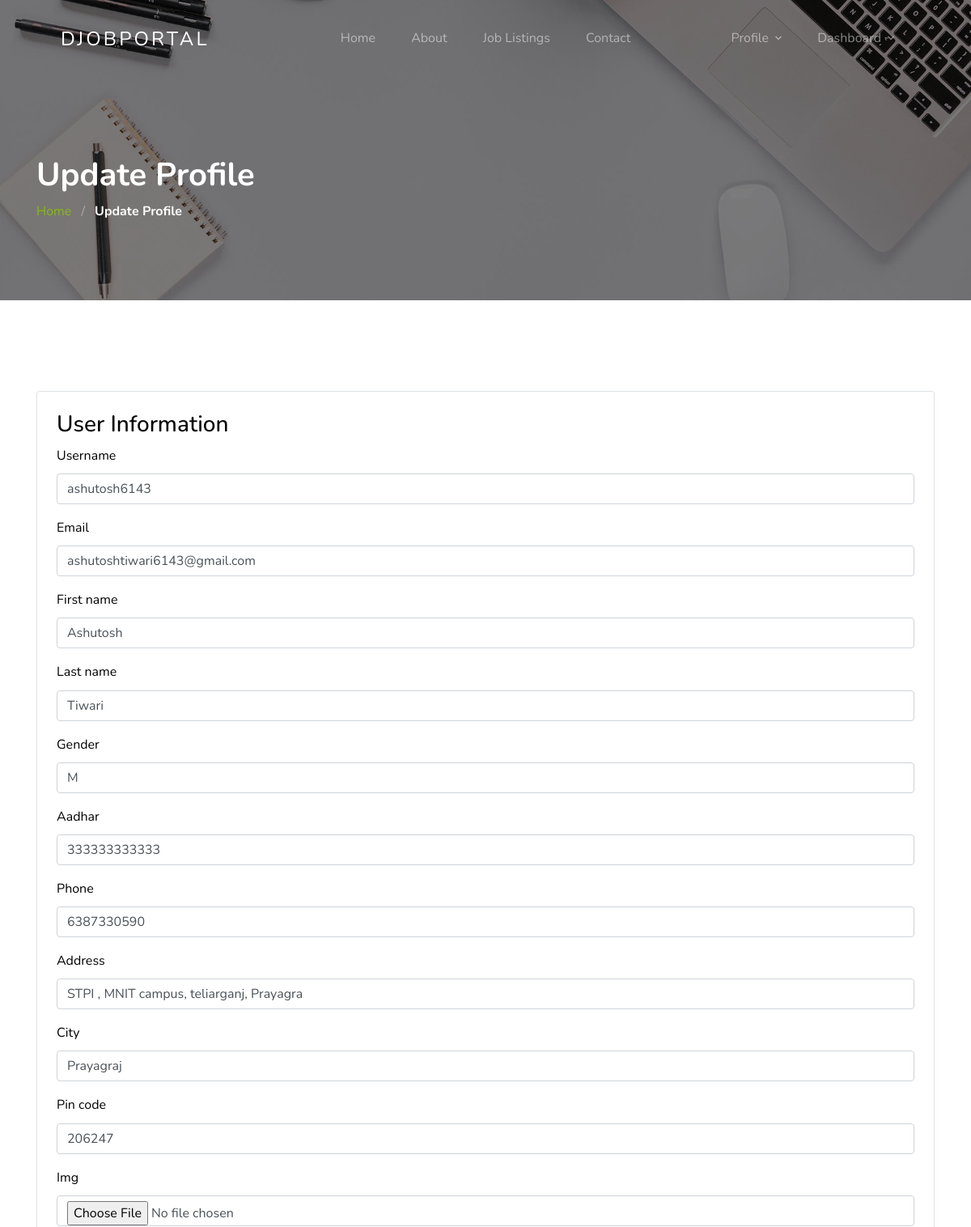
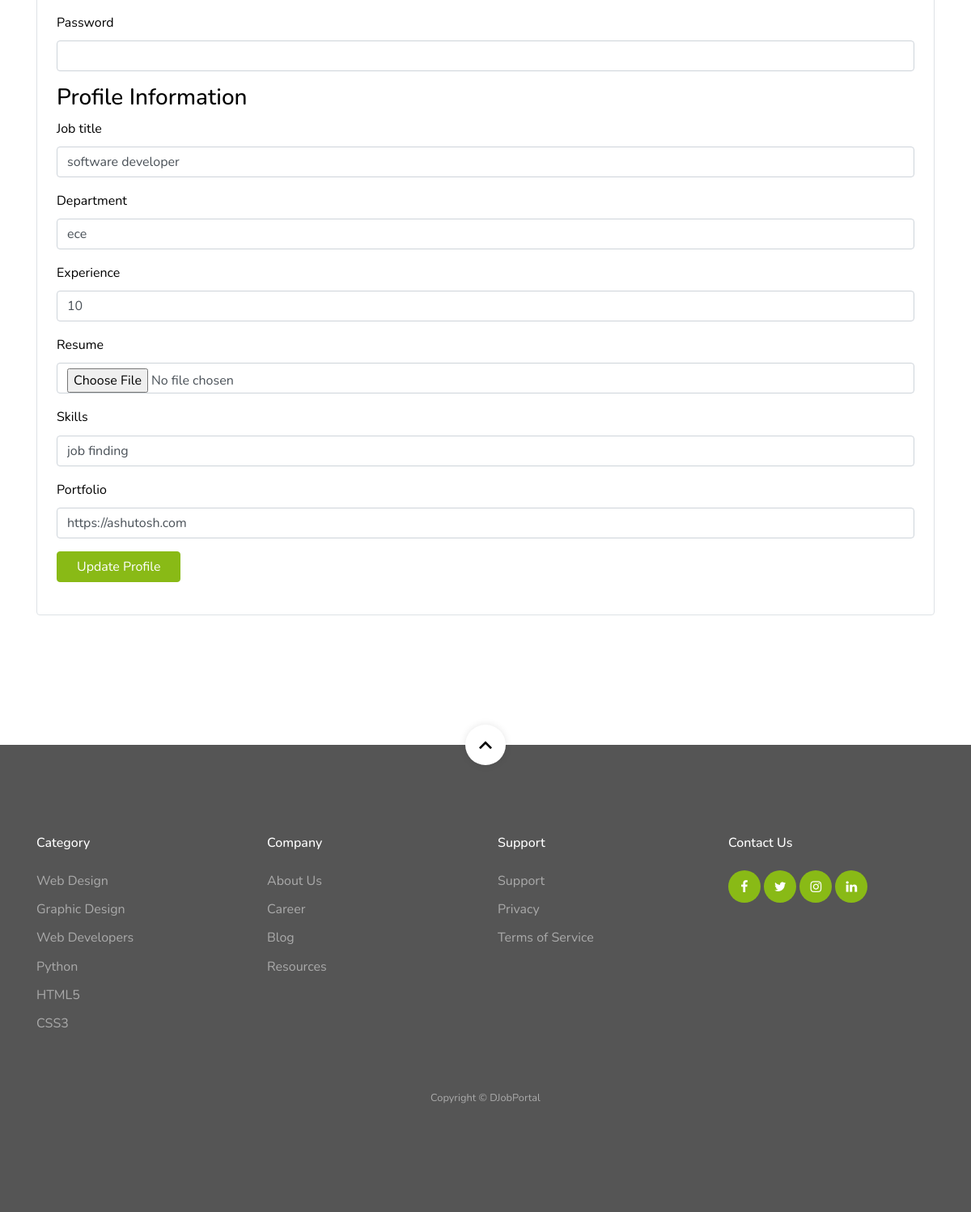
/account/profile_update/ (signed in), run on the app's committed database (2 pictures, top to bottom).
### account/models.py (models this page shows, shortened)
class User(AbstractUser):
    username = models.CharField(unique=True, max_length=100)
    email = models.EmailField(blank=False, error_messages={'unique': "A user with that email already exists."})
    role = models.CharField(max_length=10, choices=(('employer', 'Employer'), ('employee', 'Employee')))
    gender = models.CharField(max_length=1, choices=(('M', "Male"), ('F', "Female")))
    aadhar = models.CharField(max_length=12, validators=[MinLengthValidator(12), MaxLengthValidator(12)], blank=True, null=True)
    phone = models.CharField(max_length=10, validators=[RegexValidator(r'^\d{10}$', "Enter a valid 10-digit phone number.")], blank=True, null=True)
    address = models.CharField(max_length=200, blank=True, null=True)
    city = models.CharField(max_length=50, blank=True, null=True)
    pin_code = models.CharField(max_length=6, validators=[RegexValidator(r'^\d{6}$', "Enter a valid 6-digit PIN code.")], blank=True, null=True)
    img = models.ImageField(upload_to='profile_pics/', blank=True, null=True)
    objects = CustomUserManager()

class Employee(models.Model):
    user = models.OneToOneField(User, on_delete=models.CASCADE, related_name='employee_profile')
    job_title = models.CharField(max_length=255)
    department = models.CharField(max_length=255, blank=True, null=True)
    experience = models.TextField(blank=True, null=True)
    resume = models.FileField(upload_to='resumes/', blank=True, null=True)
    skills = models.TextField(blank=True, null=True)
    portfolio = models.URLField(blank=True, null=True)
    objects = EmployeeManager()

### account/views.py (the view)
# urls.py: path('profile_update/', views.profile_update, name='profile_update'),
@login_required(login_url=reverse_lazy('account:login'))
def profile_update(request):
    user = request.user
    if user_is_employee:
        profile_form = EmployeeProfileForm(request.POST or None, request.FILES or None, instance=user.employee_profile)
    else:
        profile_form = EmployerProfileForm(request.POST or None, request.FILES or None, instance=user.employer_profile)
    user_form = UserUpdateForm(request.POST or None, request.FILES or None, instance=user)
    if user_form.is_valid() and profile_form.is_valid():
        user_form.save()
        profile_form.save()
        messages.success(request, 'Your Profile Was Successfully Updated!')
        return redirect(reverse('account:profile_update'))
    context = {
        'user_form': user_form,
        'profile_form': profile_form
    }
    return render(request, 'account/profile_update.html', context)

### account/forms.py
class UserUpdateForm(UserChangeForm):
    class Meta:
        model = User
        fields = ('username', 'email', 'first_name', 'last_name', 'gender', 'aadhar', 'phone', 'address', 'city', 'pin_code', 'img')

class EmployeeProfileForm(forms.ModelForm):
    class Meta:
        model = Employee
        fields = ('job_title', 'department', 'experience', 'resume', 'skills', 'portfolio')

### templates/account/profile_update.html (shortened to what this page needs)
{% extends 'base.html' %}
{% load static %}
{% block content %}
<section class="section-hero overlay inner-page bg-image"
  style="background-image: url('{% static 'images/hero_1.jpg' %}');" id="home-section">
  <div class="container">
    <div class="row">
      <div class="col-md-7">
        <h1 class="text-white font-weight-bold">Update Profile</h1>
        <div class="custom-breadcrumbs">
          <a href="{% url 'job:home' %}">Home</a> <span class="mx-2 slash">/</span>
          <span class="text-white"><strong>Update Profile</strong></span>
        </div>
      </div>
    </div>
  </div>
</section>
<section class="site-section">
  <div class="container">
    <div class="row">
      <div class="col-lg-12 mb-5">
        <form method="POST" action="{% url 'account:profile_update' %}" enctype="multipart/form-data" class="p-4 border rounded">
          <h3>User Information</h3>
          {% for field in user_form %}
          <div class="row form-group">
            <div class="col-md-12 mb-3 mb-md-0">
              <label class="text-black" for="id_{{ field.name }}">{{ field.label }}</label>
              <input type="{{ field.field.widget.input_type }}" class="form-control" name="{{ field.name }}"
                id="id_{{ field.name }}" placeholder="{{ field.field.widget.attrs.placeholder }}" {% if field.value %} value="{{ field.value|escape }}" {% endif %}>
            </div>
          </div>
          {% endfor %}
          <h3>Profile Information</h3>
          {% for field in profile_form %}
          <div class="row form-group">
            <div class="col-md-12 mb-3 mb-md-0">
              <label class="text-black" for="id_{{ field.name }}">{{ field.label }}</label>
              <input type="{{ field.field.widget.input_type }}" class="form-control" name="{{ field.name }}"
                id="id_{{ field.name }}" placeholder="{{ field.field.widget.attrs.placeholder }}" {% if field.value %} value="{{ field.value|escape }}" {% endif %}>
            </div>
          </div>
          {% endfor %}
          <div class="row form-group">
            <div class="col-md-12">
              <input type="submit" value="Update Profile" class="btn px-4 btn-primary text-white">
            </div>
          </div>
        </form>
      </div>
    </div>
  </div>
</section>
{% endblock %}

### templates/base.html (shortened to what this page needs)
<!DOCTYPE html>
<html>
      {% include 'head.html' %}
      <body id="top">
            {% include 'header.html' %}
            {% block content %}{% endblock %}
            {% include 'footer.html' %}
      </body>
</html>

### templates/head.html (shortened to what this page needs)
{% load static %}
<head>
    <link rel="stylesheet" href="{% static 'css/custom-bs.css' %}">
    <link rel="stylesheet" href="{% static 'css/jquery.fancybox.min.css' %}">
    <link rel="stylesheet" href="{% static 'css/bootstrap-select.min.css' %}">
    <link rel="stylesheet" href="{% static 'fonts/icomoon/style.css' %}">
    <link rel="stylesheet" href="{% static 'fonts/line-icons/style.css' %}">
    <link rel="stylesheet" href="{% static 'css/owl.carousel.min.css' %}">
    <link rel="stylesheet" href="{% static 'css/animate.min.css' %}">
    <link rel="stylesheet" href="{% static 'css/bootstrap-datepicker.css' %}">
    <link rel="stylesheet" href="{% static 'css/style.css' %}">
</head>

### templates/header.html (shortened to what this page needs)
<div class="site-wrap">
  <header class="site-navbar mt-3">
    <div class="container-fluid">
      <div class="row align-items-center">
        <div class="site-logo col-6"><a href="{% url 'job:home' %}">DJobPortal</a></div>
        <nav class="mx-auto site-navigation">
          <ul class="site-menu js-clone-nav d-none d-xl-block ml-0 pl-0">
            <li><a href="{% url 'job:home' %}" class="nav-link">Home</a></li>
            <li><a href="#">About</a></li>
            <li><a href="{% url 'job:job-list' %}">Job Listings</a></li>
            <li><a href="#">Contact</a></li>
          </ul>
        </nav>
        <div class="right-cta-menu text-right d-flex aligin-items-center col-6">
          <div class="ml-auto">
            <div class="site-navigation fix">
              <ul class="site-menu js-clone-nav d-none d-xl-block ml-0 pl-0">
                {% if user.is_authenticated and user.role == 'employer'  %}
                <a href="{% url 'job:create-job' %}"
                  class="js-clone-nav pr-3 btn btn-outline-white border-width-2 d-none d-lg-inline-block"><span
                    class="mr-2 icon-add"></span>Publish Job</a>
                    <li class="pr-3 has-children">
                      <a>Dashboard</a>
                      <ul class="dropdown">
                        <li><a href="{% url 'job:dashboard' %}">Dashboard</a></li>
                        <li><a href="{% url 'account:logout' %}">Logout</a></li>
                      </ul>
                    </li>
                {% elif user.is_authenticated %}
                <li class="pr-3 has-children">
                  <a>Profile</a>
                </li>
                <li class="pr-3 has-children">
                  <a>Dashboard</a>
                </li>
                {% endif %}
              </ul>
            </div>
      </div>
    </div>
  </header>

### templates/footer.html
    <footer class="site-footer">
      <a href="#top" class="smoothscroll scroll-top">
        <span class="icon-keyboard_arrow_up"></span>
      </a>
      <div class="container">
        <div class="row mb-5">
          <div class="col-6 col-md-3 mb-4 mb-md-0">
            <h3>Category</h3>
            <ul class="list-unstyled">
              <li><a href="#">Web Design</a></li>
              <li><a href="#">Graphic Design</a></li>
              <li><a href="#">Web Developers</a></li>
              <li><a href="#">Python</a></li>
              <li><a href="#">HTML5</a></li>
              <li><a href="#">CSS3</a></li>
            </ul>
          </div>
          <div class="col-6 col-md-3 mb-4 mb-md-0">
            <h3>Company</h3>
            <ul class="list-unstyled">
              <li><a href="#">About Us</a></li>
              <li><a href="#">Career</a></li>
              <li><a href="#">Blog</a></li>
              <li><a href="#">Resources</a></li>
            </ul>
          </div>
          <div class="col-6 col-md-3 mb-4 mb-md-0">
            <h3>Support</h3>
            <ul class="list-unstyled">
              <li><a href="#">Support</a></li>
              <li><a href="#">Privacy</a></li>
              <li><a href="#">Terms of Service</a></li>
            </ul>
          </div>
          <div class="col-6 col-md-3 mb-4 mb-md-0">
            <h3>Contact Us</h3>
            <div class="footer-social">
              <a href="#"><span class="icon-facebook"></span></a>
              <a href="#"><span class="icon-twitter"></span></a>
              <a href="#"><span class="icon-instagram"></span></a>
              <a href="#"><span class="icon-linkedin"></span></a>
            </div>
          </div>
        </div>
        <div class="row text-center">
          <div class="col-12">
            <p class="copyright"><small>
            Copyright &copy; <a>DJobPortal</a>
            </small></p>
          </div>
        </div>
      </div>
    </footer>
  </div>

### templates/scripts.html (shortened to what this page needs)
{% load static %}

### data on the page
User: username "ashutosh6143" "ashutoshtiwari6143@gmail.com" "Ashutosh" "Tiwari" "333333333333" "6387330590" "STPI , MNIT campus, teliarganj, Prayagra" "Prayagraj" "206247"
Employee: job_title "software developer" "ece" "10" "job finding" "https://ashutosh.com"

### other printed values
{{ field.label }} "Username" "Email" "First name" "Last name" "Gender" "Aadhar" "Phone" "Address" "City" "Pin code" "Img" "Password"
{{ field.label }} "Job title" "Department" "Experience" "Resume" "Skills" "Portfolio"
